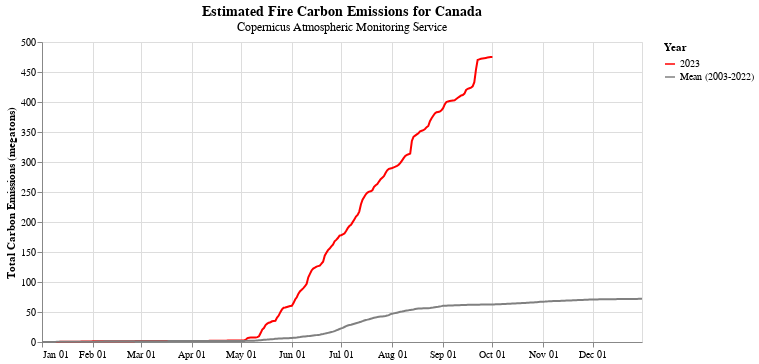

Write notebook code for a chart like this one.
### Code cell
title = alt.TitleParams(
   text='Estimated Fire Carbon Emissions for Canada',
   subtitle="Copernicus Atmospheric Monitoring Service",
   anchor='middle',
   fontSize=14,
   fontWeight='bold')

domain = ['2023', 'Mean (2003-2022)']
range_ = ['red', 'gray']

#soil_line.properties(width=600)

emission_line = alt.Chart(emission, title=title).mark_line().encode(
    alt.X('monthdate(date):T', title=None),
    alt.Y('carbon:Q', title='Total Carbon Emissions (megatons)', scale=alt.Scale(domain=[0,500])),
    alt.Color('year:N', title="Year", scale=alt.Scale(domain=domain, range=range_)),
    tooltip=[alt.Tooltip('year', title='Date'), alt.Tooltip('carbon', title="Total Carbon")]
)

emission_line.properties(width=600)

### Figure 1 — Vega-Lite specification as saved in the notebook (floating-point values rounded to 4 significant figures; data arrays with more than 128 entries replaced by an {"elided": "..."} marker saying what was removed)
{"config": {"view": {"continuousWidth": 400, "continuousHeight": 300}}, "data": {"name": "data-718102e9e9fc8834dd2aff8ae51d4d51"}, "mark": "line", "encoding": {"color": {"field": "year", "scale": {"domain": ["2023", "Mean (2003-2022)"], "range": ["red", "gray"]}, "title": "Year", "type": "nominal"}, "tooltip": [{"field": "year", "title": "Date", "type": "nominal"}, {"field": "carbon", "title": "Total Carbon", "type": "quantitative"}], "x": {"field": "date", "timeUnit": "monthdate", "title": null, "type": "temporal"}, "y": {"field": "carbon", "scale": {"domain": [0, 500]}, "title": "Total Carbon Emissions (megatons)", "type": "quantitative"}}, "title": {"text": "Estimated Fire Carbon Emissions for Canada", "anchor": "middle", "fontSize": 14, "fontWeight": "bold", "subtitle": "Copernicus Atmospheric Monitoring Service"}, "width": 600, "$schema": "https://vega.github.io/schema/vega-lite/v4.17.0.json", "datasets": {"data-718102e9e9fc8834dd2aff8ae51d4d51": {"elided": "639 records"}}}
